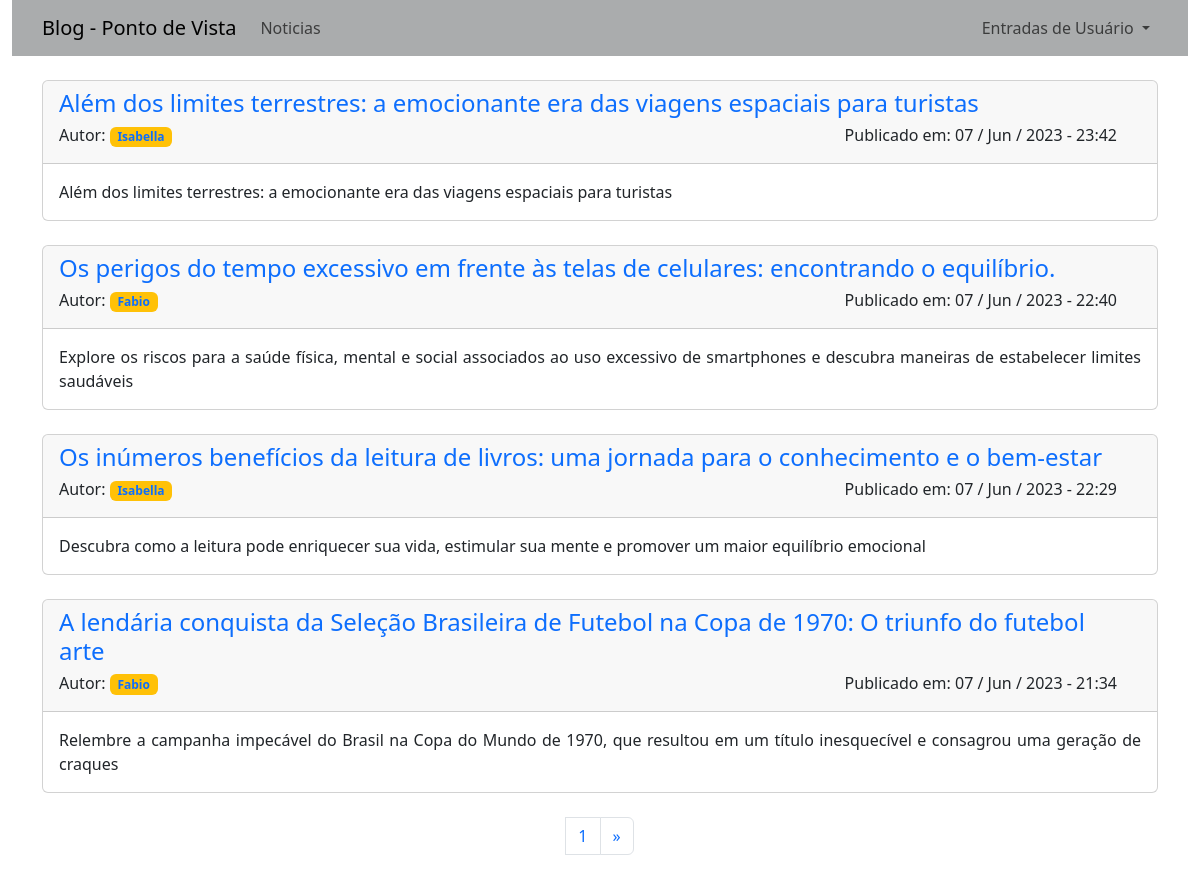
The page /noticias/ on the database as committed earlier.
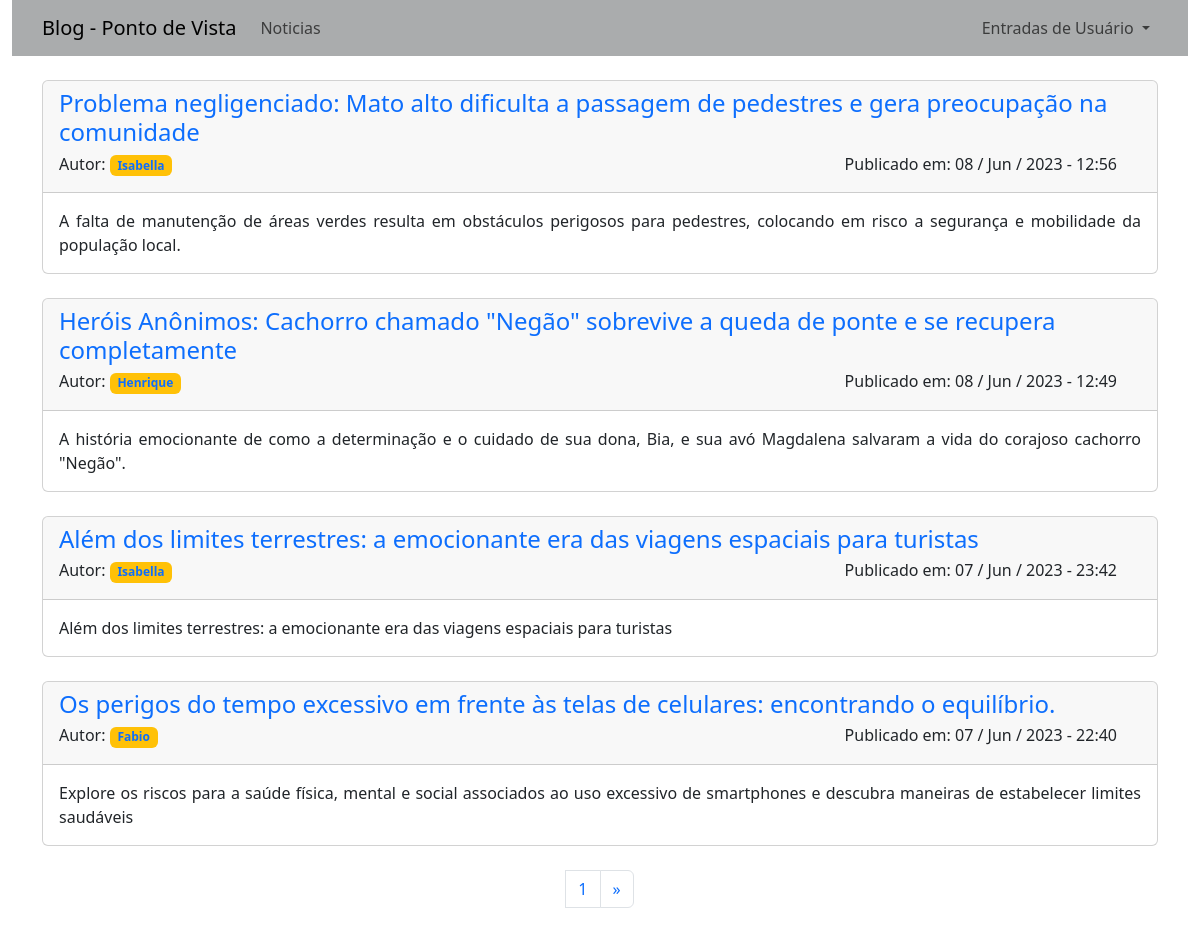
The same page on the database as committed later.
### app_noticias/models.py (models this page shows, shortened)
class Noticia(models.Model):
    titulo = models.CharField(max_length=100)
    sub_titulo = models.CharField(max_length=150)
    data_publicacao = models.DateTimeField(auto_now_add=True)
    autor = models.ForeignKey(User, on_delete=models.CASCADE)
    texto = models.TextField()

### app_noticias/views.py (the view)
# urls.py: path('noticias/', views.noticias, name='noticias'),
def noticias(request):
    template = 'noticias/noticias.html'
    noticias = Noticia.objects.all().order_by('-data_publicacao')
    paginator = Paginator(noticias, 4)
    page_number = request.GET.get('page')
    page_obj = paginator.get_page(page_number)
    context = {
        'noticias': page_obj
        }
    return render(request, template , context)

### app_noticias/templates/noticias/noticias.html (shortened to what this page needs)
{% extends "noticias/base.html" %}
{% block content %}
    {% for noticia in noticias %}
        <div class="card">
            <div class="card-header">
                <div class="row">
                    <div class="row">
                        <h4><a href="{% url 'noticias:noticia' noticia.id %}" style="text-decoration: none;">{{ noticia.titulo }}</a></h4>
                    </div>
                    <div class="row" >
                        <div class="col"><h6>Autor: <span class="badge bg-warning"><a href="#" style="text-decoration: none;">{{ noticia.autor}}</a></span></h6></div>
                        <div class="col" style="text-align: right;">
                            <h6>Publicado em: {{ noticia.data_publicacao|date:'d / M / Y - H:i' }}</h6>
                        </div>
                    </div>
                </div>
            </div>
            <div class="card-body" style="text-align: justify;">
                <span> {{ noticia.sub_titulo}} </span>
            </div>
        </div>
        <br>
    {% empty %}
        <h4>Ainda não há nóticias cadastradas.</h4>
    {% endfor %}
    <nav class="d-flex justify-content-center" aria-label="Page navigation example">
        <ul class="pagination">
          <li class="page-item"><a class="page-link" href="#">{{ noticias.number }}</a></li>
          <li class="page-item">
            {% if noticias.has_next %}
              <a href="?page={{noticias.next_page_number}}" class="page-link">
                  <span aria-hidden="true">&raquo;</span>
              </a>
            {% endif %}
          </li>
        </ul>
    </nav>
{% endblock %}

### app_noticias/templates/noticias/base.html (shortened to what this page needs)
<!DOCTYPE html>
<html lang="pt-br">
<head>
  {% load django_bootstrap5 %}
  {% bootstrap_css %}
</head>
<body>
  <div class="container-fluid">
    {% include 'noticias/navbar.html' %}
    <div class="container">
      <div class="my-1">
        {% block content %}
        {% endblock %}
      </div>
    </div>
  </div>
</body>
</html>

### app_noticias/templates/noticias/navbar.html (shortened to what this page needs)
<nav class="navbar navbar-expand-md navbar-light" style="background-color: #aaacad;">
  <div class="container-fluid container">
    <a class="navbar-brand" href="{% url 'noticias:index' %}">Blog - Ponto de Vista</a>
    <div class="collapse navbar-collapse" id="navbarSupportedContent">
        <ul class="navbar-nav me-auto mb-2 mb-lg-0">
          <li class="nav-item active"><a class="nav-link" href="{% url 'noticias:noticias' %}">Noticias</a></li>
        </ul>
      {% if user.is_authenticated %}
        <ul class="navbar-nav ms-auto mb-2 mb-lg-0">
          <span class="navbar-text"> Olá, {{ user.username }} </span>
          <li class="nav-item"><a class="nav-link" href="{% url 'users:logout' %}">Log out</a></li>
        </ul>
      {% else %}
        <ul class="navbar-nav ms-auto mb-2 mb-lg-0">
          <li class="nav-item dropdown">
            <span class="nav-link dropdown-toggle"
              id="navbarDropdown"
              role="button"
              data-bs-toggle="dropdown"
              aria-expanded="false">
            Entradas de Usuário
            </span>
          </li>
        </ul>
      {% endif %}
    </div>
  </div>
</nav>

Rows that differ between the two databases and show on the page:
no longer on this page (row unchanged): Noticia: titulo "Os inúmeros benefícios da leitura de livros: uma jornada para o conhecimento e o bem-estar", autor "Isabella", data_publicacao "07 / Jun / 2023 - 22:29", sub_titulo "Descubra como a leitura pode enriquecer sua vida, estimular sua mente e promover um maior equilíbrio emocional"
no longer on this page (row unchanged): Noticia: titulo "A lendária conquista da Seleção Brasileira de Futebol na Copa de 1970: O triunfo do futebol arte", autor "Fabio", data_publicacao "07 / Jun / 2023 - 21:34", sub_titulo "Relembre a campanha impecável do Brasil na Copa do Mundo de 1970, que resultou em um título inesquecível e consagrou uma geração de craques"
added Noticia: titulo "Problema negligenciado: Mato alto dificulta a passagem de pedestres e gera preocupação na comunidade", autor "Isabella", data_publicacao "08 / Jun / 2023 - 12:56", sub_titulo "A falta de manutenção de áreas verdes resulta em obstáculos perigosos para pedestres, colocando em risco a segurança e mobilidade da população local."
added Noticia: titulo "Heróis Anônimos: Cachorro chamado \"Negão\" sobrevive a queda de ponte e se recupera completamente", autor "Henrique", data_publicacao "08 / Jun / 2023 - 12:49", sub_titulo "A história emocionante de como a determinação e o cuidado de sua dona, Bia, e sua avó Magdalena salvaram a vida do corajoso cachorro \"Negão\"."
